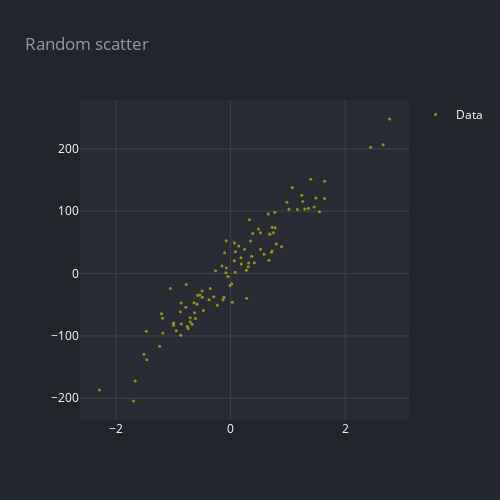

Notebook code cell kept with this figure:
### Code cell
x,y = datasets.make_regression(n_features=1, n_samples=100, noise=25)

render(go.Figure(data=[scatter(x[:,0], y, 'Data', mode='markers')]), title='Random scatter')
